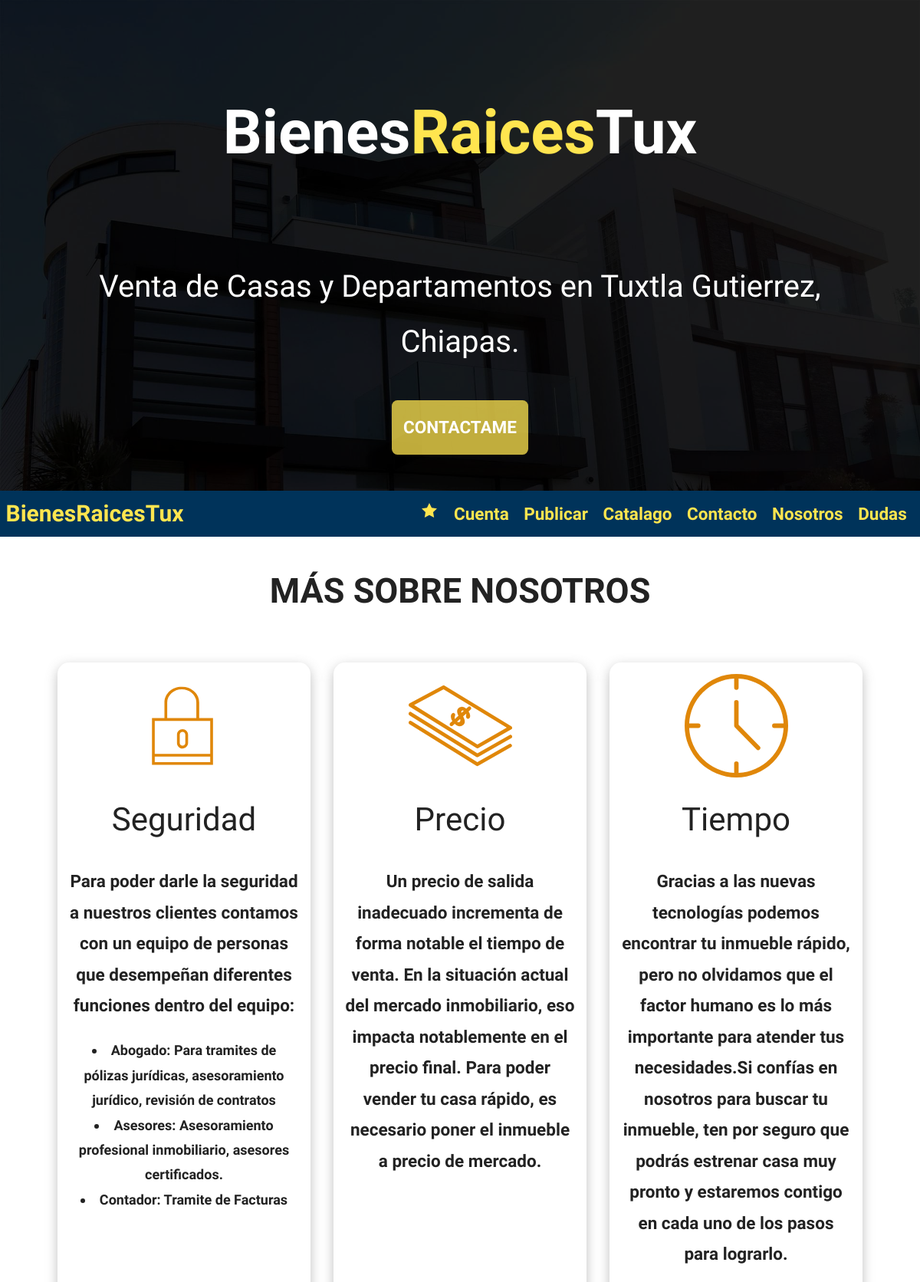
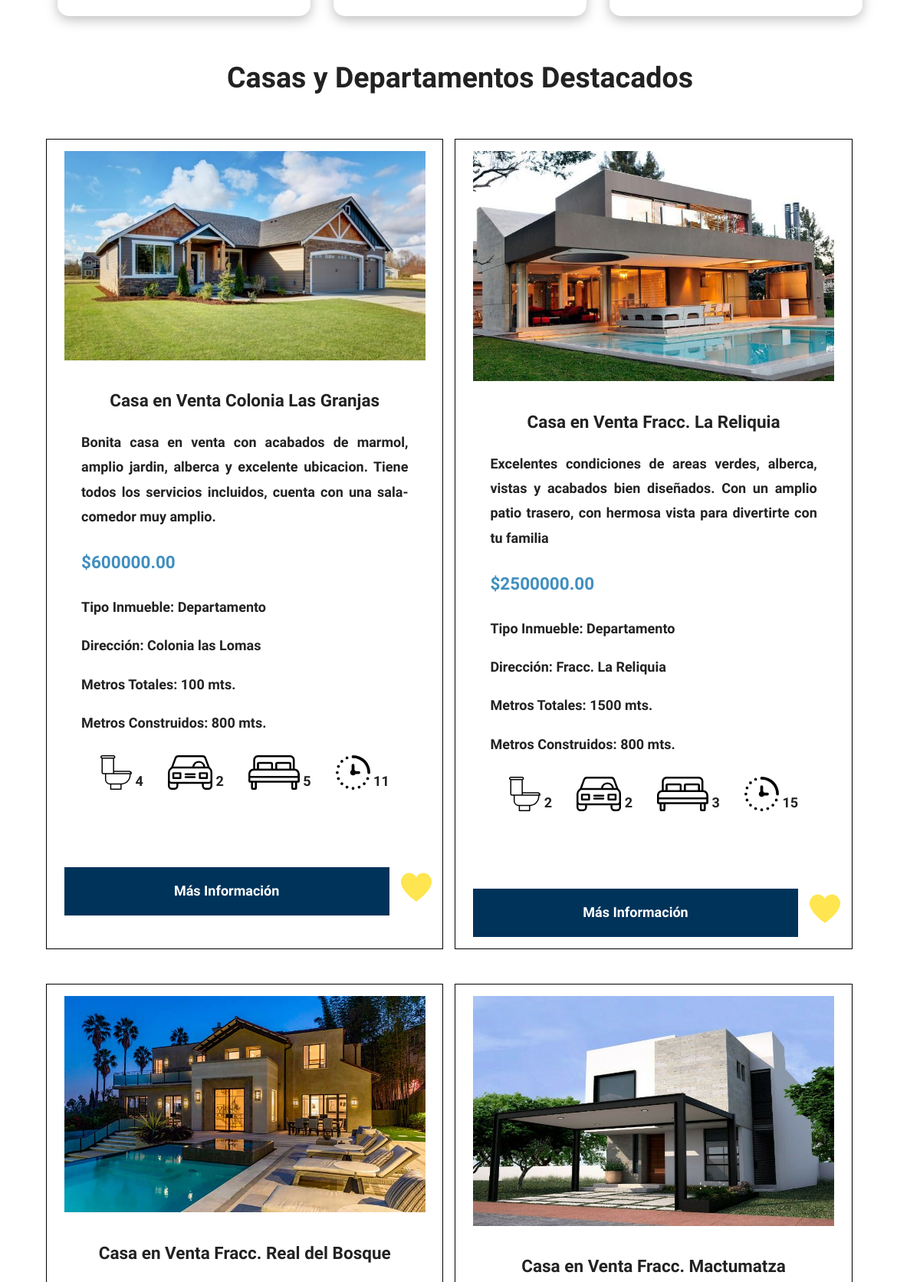
The page / (upper part) on the database its author committed (2 pictures, top to bottom).
### tables this page shows
CREATE TABLE `propiedades` (
  `IdPropiedad` int(11) NOT NULL,
  `nombrePropiedad` varchar(60) NOT NULL,
  `ocupacion` char(1) NOT NULL,
  `estado` varchar(10) NOT NULL,
  `tipoInmueble` varchar(30) NOT NULL,
  `precio` int(11) NOT NULL,
  `imagen` varchar(100) NOT NULL,
  `descripcion` text NOT NULL,
  `direccion` varchar(60) NOT NULL,
  `metrosTotales` int(11) NOT NULL,
  `metrosConstruidos` int(11) NOT NULL,
  `numHabitaciones` int(11) NOT NULL,
  `numBanos` int(11) NOT NULL,
  `numGarajes` int(11) NOT NULL,
  `Antiguedad` int(11) NOT NULL,
  `vendedores_IdVendedores` int(11) NOT NULL
);

### includes/templates/anuncios.php (the view, shortened to what this page needs)
<?php
$db = conectarDB();
$query = "SELECT * FROM propiedades LIMIT ${limite}";
$resultado = mysqli_query($db, $query);
while ($propiedad = mysqli_fetch_assoc($resultado)) :
?>
    <div class="anuncio">
        <img loading="lazy" src="imagenes/<?php echo $propiedad['imagen']; ?>" alt="propiedad" class="img-anuncio">
        <div class="info-anuncio">
            <h3><?php echo $propiedad['nombrePropiedad']; ?></h3>
            <p class="descripcion">
                <?php echo $propiedad['descripcion']; ?>
            </p>
            <p class="precio-anuncio">
                $<?php echo $propiedad['precio']; ?>.00
            </p>
            <p class="title">
                <span>Tipo Inmueble:</span> <?php echo $propiedad['tipoInmueble']; ?>
            </p>
            <p class="title">
                <span>Dirección:</span> <?php echo $propiedad['direccion']; ?>
            </p>
            <p class="title">
                <span>Metros Totales:</span> <?php echo $propiedad['metrosTotales']; ?> mts.
            </p>
            <p class="title">
                <span>Metros Construidos:</span> <?php echo $propiedad['metrosConstruidos']; ?> mts.
            </p>
            <ul class="iconos-caracteristicas">
                <li>
                    <img src="img/icono_wc.svg" alt="icono-wc" class="img-caracteristicas">
                    <p><?php echo $propiedad['numBanos']; ?></p>
                </li>
                <li>
                    <img src="img/icono_estacionamiento.svg" alt="icono-estacionamiento" class="img-caracteristicas">
                    <p><?php echo $propiedad['numGarajes']; ?></p>
                </li>
                <li>
                    <img src="img/icono_dormitorio.svg" alt="icono-dormitorio" class="img-caracteristicas">
                    <p><?php echo $propiedad['numHabitaciones']; ?></p>
                </li>
                <li>
                    <img src="img/tiempo-trimestre-pasado.svg" alt="icono-antiguedad" class="img-caracteristicas">
                    <p><?php echo $propiedad['Antiguedad']; ?></p>
                </li>
            </ul>
        </div>
        <div class="grid">
            <a href="anuncios.php?id=<?php echo $propiedad['IdPropiedad']; ?>" class="btn-azul-block">
                Más Información
            </a>
            <a href="includes/templates/favorito.php?id=<?php echo $propiedad['IdPropiedad']; ?>&ocupacion=<?php echo $propiedad['ocupacion']; ?>">
                <img src="img/corazon.svg" alt="icono-antiguedad" class="icono-favoritos">
            </a>
        </div>
    </div>
<?php
endwhile;
?>

### css/style.css (style rules this page uses)
:root { --first-color: #ffe54f; --first-alpha-color: rgba(255, 229, 79, 0.75); --second-color: #00335a; --second-alpha-color: rgba(0, 106, 170, 0.75); --white-color: #fff; --gray-light-color: #f3f3f3; --gray-color: #ccc; --gray-dark-color: #666; --black-color: #000; --link-color: #509ee3; --title-color: #333; --text-color: #222; --red: #bd0707; --green: #71b100; --white-alpha-color: rgba(255, 255, 255, 0.5); --black-alpha-color: rgba(0, 0, 0, 0.5); --font: "Krub", sans-serif; --max-width: 120rem; }
html { box-sizing: border-box; font-family: var(--font); font-size: 15px; scroll-behavior: smooth; margin: 0; }
*, *::after, *::before { box-sizing: inherit; }
body { overflow-x: hidden; color: var(--text-color); font-size: 18px; line-height: 1.8; }
h3 { font-size: 2.8rem; }
h1, h2, h3 { text-align: center; }
a { text-decoration: none; }
.btn-azul-block { background-color: var(--second-color); font-weight: bold; text-decoration: none; color: var(--white-color); padding: 1rem 3rem; text-align: center; margin-top: 2rem; display: block; border: none; }
.grid { display: grid; grid-template-columns: 90% 10%; gap: 1rem; align-items: center; }
.icono-favoritos { width: 40px; height: 40px; margin-top: 2rem; }
.anuncio { width: 100%; border: solid thin var(--black-color); padding: 1rem 1.5rem; margin: 1rem auto; }
.img-anuncio { width: 100%; height: auto; min-height: 15rem; max-height: 20rem; margin: 0; }
.info-anuncio { padding: 1.5rem; }
.info-anuncio h3 { font-weight: bold; font-size: 1.5rem; margin: 0; }
.info-anuncio .descripcion { width: auto; height: auto; word-wrap: break-word; }
.info-anuncio p { text-align: justify; font-weight: bold; }
.info-anuncio .title span { font-weight: bold; }
.info-anuncio .precio-anuncio { font-size: 1.5rem; font-weight: bold; color: var(--second-alpha-color); }
.iconos-caracteristicas { list-style: none; padding: 0; max-width: 40rem; display: flex; justify-content: space-evenly; }
.iconos-caracteristicas li { display: flex; margin: 0.5rem; }
.iconos-caracteristicas li img { height: 3rem; margin-right: 0.3rem; }

### rows shown on the page
propiedades: imagen (picture), nombrePropiedad "Casa en Venta Colonia Las Granjas", descripcion "Bonita casa en venta con acabados de marmol, amplio jardin, alberca y excelente ubicacion. Tiene todos los servicios incluidos, cuenta con una sala-comedor muy amplio.", precio "600000", tipoInmueble "Departamento", direccion "Colonia las Lomas", metrosTotales "100", metrosConstruidos "800", numBanos "4", numGarajes "2", numHabitaciones "5", Antiguedad "11"
propiedades: imagen (picture), nombrePropiedad "Casa en Venta Fracc. La Reliquia", descripcion "Excelentes condiciones de areas verdes, alberca, vistas y acabados bien diseñados. Con un amplio patio trasero, con hermosa vista para divertirte con tu familia", precio "2500000", tipoInmueble "Departamento", direccion "Fracc. La Reliquia", metrosTotales "1500", metrosConstruidos "800", numBanos "2", numGarajes "2", numHabitaciones "3", Antiguedad "15"
propiedades: imagen (picture), nombrePropiedad "Casa en Venta Fracc. Real del Bosque"
propiedades: imagen (picture), nombrePropiedad "Casa en Venta Fracc. Mactumatza"
